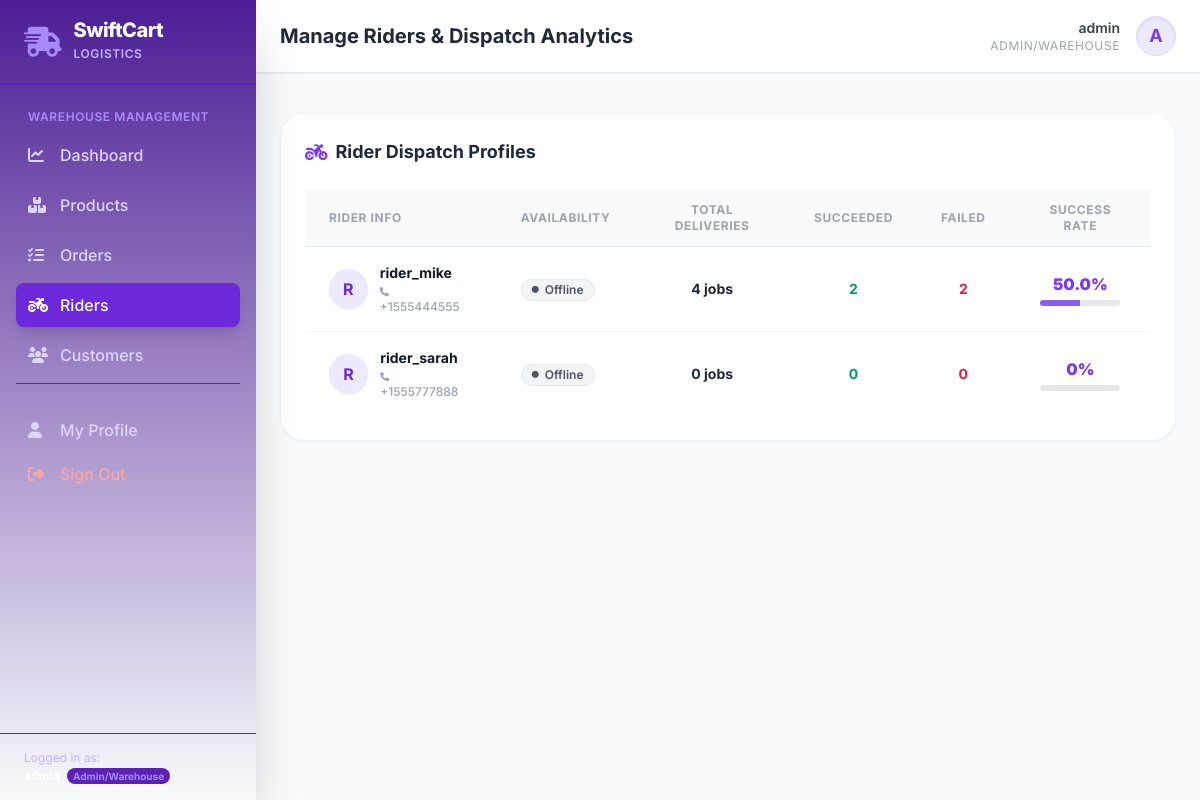
Screenshot of /dashboard/admin/riders/ (signed in) with the database file from the repository.
### accounts/models.py (models this page shows, shortened)
class User(AbstractUser):
    class Role(models.TextChoices):
        ADMIN = 'ADMIN', 'Admin/Warehouse'
        CUSTOMER = 'CUSTOMER', 'Customer'
        RIDER = 'RIDER', 'Rider'
    role = models.CharField(
        max_length=20,
        choices=Role.choices,
        default=Role.CUSTOMER
    )
    def is_admin(self):
        return self.role == self.Role.ADMIN or self.is_superuser
    def is_customer(self):
        return self.role == self.Role.CUSTOMER

class RiderProfile(models.Model):
    user = models.OneToOneField(User, on_delete=models.CASCADE, related_name='rider_profile')
    phone_number = models.CharField(max_length=15)
    is_online = models.BooleanField(default=False)

### dashboard/views.py (the view)
# urls.py: path('dashboard/admin/riders/', views.admin_rider_list, name='admin_riders'),
@login_required
def admin_rider_list(request):
    if not request.user.is_admin():
        return redirect('home')
    riders = User.objects.filter(role=User.Role.RIDER).select_related('rider_profile')
    rider_data = []
    for rider in riders:
        deliveries = Order.objects.filter(rider=rider)
        total = deliveries.count()
        success = deliveries.filter(status='DELIVERED').count()
        failed = deliveries.filter(status='FAILED_DELIVERY').count()
        success_rate = (success / (success + failed) * 100) if (success + failed) > 0 else 0
        rider_data.append({
            'rider': rider,
            'total_deliveries': total,
            'success_deliveries': success,
            'failed_deliveries': failed,
            'success_rate': round(success_rate, 1),
        })
    return render(request, 'dashboard/admin_riders.html', {'riders': rider_data})

### templates/dashboard/admin_riders.html (shortened to what this page needs)
{% extends 'base.html' %}
{% block page_title %}Manage Riders & Dispatch Analytics{% endblock %}
{% block content %}
<div class="max-w-7xl mx-auto py-4">
    <div class="bg-white rounded-3xl border border-gray-100 shadow-sm p-6">
        <h3 class="text-lg font-bold text-gray-800 mb-6 flex items-center space-x-2">
            <i class="fa-solid fa-motorcycle text-brand-600"></i>
            <span>Rider Dispatch Profiles</span>
        </h3>
        {% if riders %}
            <div class="overflow-x-auto">
                <table class="min-w-full divide-y divide-gray-150 text-left text-sm">
                    <thead>
                        <tr class="text-xs font-bold text-gray-400 uppercase tracking-wider bg-slate-50">
                            <th class="px-6 py-3">Rider Info</th>
                            <th class="px-6 py-3">Availability</th>
                            <th class="px-6 py-3 text-center">Total Deliveries</th>
                            <th class="px-6 py-3 text-center">Succeeded</th>
                            <th class="px-6 py-3 text-center">Failed</th>
                            <th class="px-6 py-3 text-center">Success Rate</th>
                        </tr>
                    </thead>
                    <tbody class="divide-y divide-gray-100 font-medium text-gray-700">
                        {% for item in riders %}
                            <tr>
                                <td class="px-6 py-4">
                                    <div class="flex items-center space-x-3">
                                        <div class="w-10 h-10 rounded-full bg-violet-100 text-violet-700 flex items-center justify-center font-bold text-base shadow-sm">
                                            {{ item.rider.username|slice:":1"|upper }}
                                        </div>
                                        <div>
                                            <span class="font-bold text-gray-900 block">{{ item.rider.username }}</span>
                                            <span class="text-gray-400 text-xs block"><i class="fa-solid fa-phone text-[9px] mr-1"></i> {{ item.rider.rider_profile.phone_number }}</span>
                                        </div>
                                    </div>
                                </td>
                                <td class="px-6 py-4">
                                    {% if item.rider.rider_profile.is_online %}
                                        <span class="inline-flex items-center px-2.5 py-0.5 rounded-full text-xs font-semibold bg-emerald-100 text-emerald-800 border border-emerald-200">
                                            <i class="fa-solid fa-circle text-[7px] mr-1.5 animate-ping"></i> Online
                                        </span>
                                    {% else %}
                                        <span class="inline-flex items-center px-2.5 py-0.5 rounded-full text-xs font-semibold bg-gray-100 text-gray-600 border border-gray-200">
                                            <i class="fa-solid fa-circle text-[7px] mr-1.5"></i> Offline
                                        </span>
                                    {% endif %}
                                </td>
                                <td class="px-6 py-4 text-center font-bold text-gray-800">{{ item.total_deliveries }} jobs</td>
                                <td class="px-6 py-4 text-center text-emerald-600 font-bold">{{ item.success_deliveries }}</td>
                                <td class="px-6 py-4 text-center text-rose-600 font-bold">{{ item.failed_deliveries }}</td>
                                <td class="px-6 py-4 text-center">
                                    <div class="inline-flex flex-col items-center">
                                        <span class="font-black text-brand-600 text-base">{{ item.success_rate }}%</span>
                                        <div class="w-20 bg-gray-200 rounded-full h-1.5 mt-1 overflow-hidden">
                                            <div class="bg-brand-500 h-1.5" style="width: {{ item.success_rate }}%"></div>
                                        </div>
                                    </div>
                                </td>
                            </tr>
                        {% endfor %}
                    </tbody>
                </table>
            </div>
        {% else %}
            <p class="text-gray-400 text-sm text-center py-8">No riders registered in the system.</p>
        {% endif %}
    </div>
</div>
{% endblock %}

### templates/base.html (shortened to what this page needs)
<!DOCTYPE html>
<html lang="en" class="h-full bg-gray-50">
<head>
    <script src="https://cdn.tailwindcss.com"></script>
    <link rel="stylesheet" href="https://cdnjs.cloudflare.com/ajax/libs/font-awesome/6.4.0/css/all.min.css">
</head>
<body class="h-full flex flex-col md:flex-row overflow-hidden">
    <aside id="sidebar" class="fixed inset-y-0 left-0 transform -translate-x-full md:relative md:translate-x-0 transition-transform duration-300 ease-in-out bg-gradient-to-b from-brand-900 to-brand-850 text-white w-64 flex flex-col z-40 h-full shadow-2xl">
        <div class="hidden md:flex items-center space-x-3 px-6 py-5 border-b border-brand-800">
            <i class="fa-solid fa-truck-fast text-brand-400 text-3xl animate-bounce-slow"></i>
            <div>
                <h1 class="font-extrabold text-xl tracking-tight leading-none text-white">SwiftCart</h1>
                <span class="text-xs text-brand-300 font-semibold tracking-wider uppercase">Logistics</span>
            </div>
        </div>
        <nav class="flex-1 px-4 py-6 space-y-1.5 overflow-y-auto">
            {% if user.is_authenticated %}
                {% if user.is_admin %}
                    <div class="text-xs font-semibold text-brand-400 uppercase px-3 mb-2 tracking-wider">Warehouse Management</div>
                    <a href="{% url 'admin_dashboard' %}" class="flex items-center space-x-3 px-3 py-2.5 rounded-lg font-medium transition duration-200 hover:bg-brand-800 {% if request.resolver_match.url_name == 'admin_dashboard' %}bg-brand-700 text-white shadow-lg{% else %}text-brand-200{% endif %}">
                        <i class="fa-solid fa-chart-line w-5"></i>
                        <span>Dashboard</span>
                    </a>
                    <a href="{% url 'admin_products' %}" class="flex items-center space-x-3 px-3 py-2.5 rounded-lg font-medium transition duration-200 hover:bg-brand-800 {% if request.resolver_match.url_name == 'admin_products' or 'product' in request.resolver_match.url_name %}bg-brand-700 text-white shadow-lg{% else %}text-brand-200{% endif %}">
                        <i class="fa-solid fa-boxes-stacked w-5"></i>
                        <span>Products</span>
                    </a>
                    <a href="{% url 'admin_orders' %}" class="flex items-center space-x-3 px-3 py-2.5 rounded-lg font-medium transition duration-200 hover:bg-brand-800 {% if request.resolver_match.url_name == 'admin_orders' %}bg-brand-700 text-white shadow-lg{% else %}text-brand-200{% endif %}">
                        <i class="fa-solid fa-list-check w-5"></i>
                        <span>Orders</span>
                    </a>
                    <a href="{% url 'admin_riders' %}" class="flex items-center space-x-3 px-3 py-2.5 rounded-lg font-medium transition duration-200 hover:bg-brand-800 {% if request.resolver_match.url_name == 'admin_riders' %}bg-brand-700 text-white shadow-lg{% else %}text-brand-200{% endif %}">
                        <i class="fa-solid fa-motorcycle w-5"></i>
                        <span>Riders</span>
                    </a>
                    <a href="{% url 'admin_customers' %}" class="flex items-center space-x-3 px-3 py-2.5 rounded-lg font-medium transition duration-200 hover:bg-brand-800 {% if request.resolver_match.url_name == 'admin_customers' %}bg-brand-700 text-white shadow-lg{% else %}text-brand-200{% endif %}">
                        <i class="fa-solid fa-users w-5"></i>
                        <span>Customers</span>
                    </a>
                {% endif %}
                <div class="pt-6 border-t border-brand-800 mt-6">
                    <a href="{% url 'profile' %}" class="flex items-center space-x-3 px-3 py-2.5 rounded-lg font-medium transition duration-200 hover:bg-brand-800 {% if request.resolver_match.url_name == 'profile' %}bg-brand-700 text-white shadow-lg{% else %}text-brand-200{% endif %}">
                        <i class="fa-solid fa-user w-5"></i>
                        <span>My Profile</span>
                    </a>
                    <a href="{% url 'logout' %}" class="flex items-center space-x-3 px-3 py-2.5 rounded-lg font-medium transition duration-200 text-red-300 hover:bg-red-950/40">
                        <i class="fa-solid fa-right-from-bracket w-5"></i>
                        <span>Sign Out</span>
                    </a>
                </div>
            {% endif %}
        </nav>
        <div class="px-6 py-4 border-t border-brand-800 text-xs text-brand-300">
            <span>Logged in as:</span>
            <div class="font-bold text-white truncate mt-0.5">
                {% if user.is_authenticated %}
                    <span class="text-[10px] text-brand-400 bg-brand-800 px-1.5 py-0.5 rounded-full ml-1">
                        {{ user.get_role_display }}
                    </span>
                {% else %}
                    Guest
                {% endif %}
            </div>
        </div>
    </aside>
    <main class="flex-1 flex flex-col overflow-hidden min-h-screen">
        <header class="bg-white border-b border-gray-200 px-6 py-4 flex items-center justify-between shadow-sm z-30">
            <div>
                <h2 class="text-xl font-bold text-gray-800 capitalize">
                    {% block page_title %}Dashboard{% endblock %}
                </h2>
            </div>
            <div class="flex items-center space-x-4">
                {% if user.is_authenticated %}
                    <div class="hidden sm:flex flex-col text-right">
                        <span class="text-sm font-semibold text-gray-700">{{ user.get_full_name|default:user.username }}</span>
                        <span class="text-xs text-gray-400 uppercase tracking-wider">{{ user.get_role_display }}</span>
                    </div>
                    <a href="{% url 'profile' %}" class="w-10 h-10 rounded-full bg-brand-100 border border-brand-200 text-brand-600 flex items-center justify-center font-bold text-lg shadow-inner hover:bg-brand-200 transition">
                        {{ user.username|slice:":1"|upper }}
                    </a>
                {% else %}
                    <a href="{% url 'login' %}" class="text-sm font-semibold text-brand-600 hover:text-brand-800 transition">Sign In</a>
                    <a href="{% url 'register_customer' %}" class="px-4 py-2 bg-brand-600 hover:bg-brand-700 text-white text-sm font-semibold rounded-lg shadow-md transition">Register</a>
                {% endif %}
            </div>
        </header>
        <section class="flex-1 overflow-y-auto p-6 bg-slate-50">
            {% block content %}{% endblock %}
        </section>
    </main>
</body>
</html>

### templates/base.html (style rules this page uses)
body { font-family: 'Inter', sans-serif; }

### rows the page displays
User: role "Admin/Warehouse", get_full_name "admin", role "ADMIN/WAREHOUSE", username "A"
User: rider.username "R", rider.username "rider_mike", rider.rider_profile.phone_number "+1555444555", shows "Offline", total_deliveries "4", success_deliveries "2", failed_deliveries "2", success_rate "50.0"
User: rider.username "R", rider.username "rider_sarah", rider.rider_profile.phone_number "+1555777888", shows "Offline", total_deliveries "0", success_deliveries "0", failed_deliveries "0", success_rate "0"
